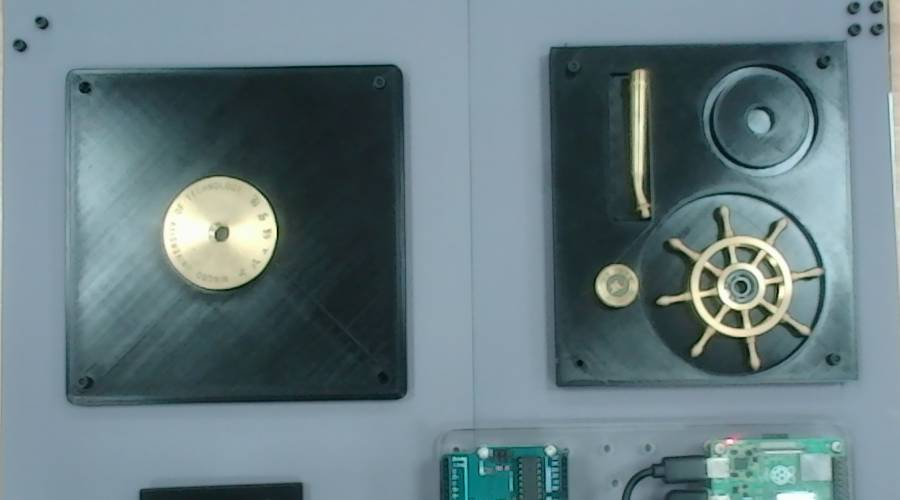
#> input picture vision_yolo_train/images/steps/20261025_183522_867_step0_3.jpg, 900 x 500 px; its folder holds only this picture in this run
$ python inspect_steps.py
#> lines starting #> are read from the running program, lines starting #| are printed output that depends on the picture; after the words box and inside, x2 and y2 are one past the last pixel; in counts of white or black regions, pixels touching at a corner belong together
#> in main, img is the input picture: shape (500, 900, 3); mean B, G, R 129.8, 124, 103.3
#!/usr/bin/env python3
# -*- coding: utf-8 -*-
"""阶段样本对照窗口 —— 用来人眼指出 step2/step3 到底差在哪。

    python tools/inspect_steps.py

窗口里 4 列 = step0 / step1 / step2 / step3，每列显示顶部 3 张（可切换）。
每张图上叠了**坐标网格**（每 50 px 一条线，标的是 900x500 裁剪图里的原始坐标）。

操作：
    ← →      切换当前列里显示第几张样本
    1 2 3 4  直接把光标列切到对应阶段
    鼠标左键  点一下 = 打十字标记
    鼠标拖拽  按住拖动 = 画矩形框（松开即记录，坐标写进 output/roi_boxes.json）
    r        清掉所有标记
    s        把当前窗口存成 /tmp/steps_view.png
    q / ESC  退出
"""

from __future__ import annotations

import glob
import json
import os
import re
import sys

import cv2
import numpy as np

ROOT = os.path.dirname(os.path.dirname(os.path.abspath(__file__)))
STEP_DIR = os.path.join(ROOT, "vision_yolo_train", "images", "steps")

COL_W, COL_H = 440, 245          # 单张显示尺寸
HEADER = 34
GRID = 50                        # 网格间距（原始坐标）


def label_of(path: str) -> str:
    m = re.search(r"step[_-]?(\d+)", os.path.basename(path), re.IGNORECASE)
    return f"step{m.group(1)}" if m else os.path.basename(path)


def load_groups():
    groups: dict[str, list[str]] = {}
    for path in sorted(glob.glob(os.path.join(STEP_DIR, "*.jpg")) + glob.glob(os.path.join(STEP_DIR, "*.png"))):
        groups.setdefault(label_of(path), []).append(path)
    return dict(sorted(groups.items()))


def draw_grid(img, scale_x, scale_y):
    """在缩放后的图上画原始坐标网格。"""
#> called with scale_x = 0.489, scale_y = 0.49
    h, w = img.shape[:2]
#> h = 245; w = 440
    for x in range(0, 901, GRID):
        sx = int(x * scale_x)
        if sx >= w:
            break
        cv2.line(img, (sx, 0), (sx, h), (60, 60, 60), 1)
        if x % 100 == 0:
            cv2.putText(img, str(x), (sx + 2, 12), cv2.FONT_HERSHEY_SIMPLEX, 0.32, (0, 200, 255), 1)
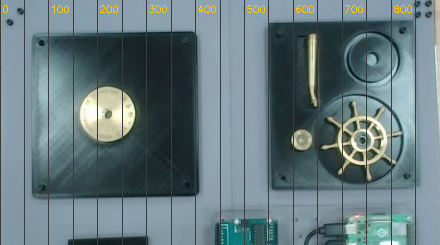
#> img: shape (245, 440, 3); mean B, G, R 126.3, 121.5, 102
    for y in range(0, 501, GRID):
        sy = int(y * scale_y)
        if sy >= h:
            break
        cv2.line(img, (0, sy), (w, sy), (60, 60, 60), 1)
        if y % 100 == 0:
            cv2.putText(img, str(y), (2, sy - 2 if sy > 12 else sy + 12),
                        cv2.FONT_HERSHEY_SIMPLEX, 0.32, (0, 200, 255), 1)
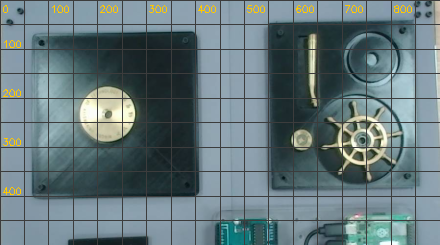
#> img: shape (245, 440, 3); 4.1% of pixels changed, all inside (x1, y1, x2, y2) = (1, 0, 440, 221)


def main() -> int:
    groups = load_groups()
    if not groups:
        raise SystemExit(f"{STEP_DIR} 里没有图片")
    labels = list(groups.keys())
    print("阶段:", {k: len(v) for k, v in groups.items()})
    print("操作：← → 切换样本 | 1-4 选阶段 | 左键打点（打印坐标）| r 清除 | s 存图 | q 退出")

    idx = {label: 0 for label in labels}
    active = 0
    marks: list[tuple[int, int, int]] = []          # (列, x, y) 点标记
    boxes: list[tuple[int, int, int, int, int]] = []  # (列, x1, y1, x2, y2)
    drag = {"col": -1, "x1": 0, "y1": 0, "x2": 0, "y2": 0, "on": False}

    def to_source(x, y):
        """窗口坐标 → (列, 原始坐标 x, 原始坐标 y)。"""
        col = x // COL_W
        if col >= len(labels):
            return None
        sx = (x % COL_W) / (COL_W / 900.0)
        sy = (y - HEADER) / (COL_H / 500.0)
        if sy < 0:
            return None
        return col, int(max(0, min(sx, 900))), int(max(0, min(sy, 500)))

    def on_mouse(event, x, y, flags, _param):
        hit = to_source(x, y)
        if hit is None:
            return
        col, sx, sy = hit
        if event == cv2.EVENT_LBUTTONDOWN:
            drag.update(col=col, x1=sx, y1=sy, x2=sx, y2=sy, on=True)
        elif event == cv2.EVENT_MOUSEMOVE and drag["on"]:
            drag["x2"], drag["y2"] = sx, sy
        elif event == cv2.EVENT_LBUTTONUP and drag["on"]:
            drag["on"] = False
            x1, x2 = sorted((drag["x1"], sx))
            y1, y2 = sorted((drag["y1"], sy))
            if x2 - x1 < 4 or y2 - y1 < 4:          # 太小的当点击
                marks.append((col, sx, sy))
                print(f"[点击] {labels[col]}  x={sx}  y={sy}")
            else:
                boxes.append((col, x1, y1, x2, y2))
                print(f"[框] {labels[col]}  ({x1},{y1}) → ({x2},{y2})   宽 {x2-x1} 高 {y2-y1}")
                os.makedirs(os.path.join(ROOT, "output"), exist_ok=True)
                with open(os.path.join(ROOT, "output", "roi_boxes.json"), "w", encoding="utf-8") as handle:
                    json.dump([{"stage": labels[c], "x1": a, "y1": b, "x2": c2, "y2": d}
                               for (c, a, b, c2, d) in boxes], handle, ensure_ascii=False, indent=2)

    win = "step samples  (click to mark)"
    cv2.namedWindow(win, cv2.WINDOW_AUTOSIZE)
    cv2.setMouseCallback(win, on_mouse)

    while True:
        canvas = np.full((HEADER + COL_H, COL_W * len(labels), 3), 30, np.uint8)
        for col, label in enumerate(labels):
            paths = groups[label]
            path = paths[idx[label] % len(paths)]
            img = cv2.imread(path)
            if img is None:
                continue
            img = cv2.resize(img, (COL_W, COL_H), interpolation=cv2.INTER_AREA)
            scale_x, scale_y = COL_W / 900.0, COL_H / 500.0
            draw_grid(img, scale_x, scale_y)
            for (bcol, bx1, by1, bx2, by2) in boxes:
                if bcol == col:
                    cv2.rectangle(img, (int(bx1*scale_x), int(by1*scale_y)),
                                  (int(bx2*scale_x), int(by2*scale_y)), (0, 255, 0), 2)
                    cv2.putText(img, f"({bx1},{by1})", (int(bx1*scale_x)+3, int(by1*scale_y)+14),
                                cv2.FONT_HERSHEY_SIMPLEX, 0.4, (0, 255, 0), 1)
            if drag["on"] and drag["col"] == col:
                cv2.rectangle(img, (int(drag["x1"]*scale_x), int(drag["y1"]*scale_y)),
                              (int(drag["x2"]*scale_x), int(drag["y2"]*scale_y)), (0, 255, 255), 1)
            for (mcol, mx, my) in marks:
                if mcol == col:
                    px, py = int(mx * scale_x), int(my * scale_y)
                    cv2.drawMarker(img, (px, py), (0, 0, 255), cv2.MARKER_CROSS, 18, 2)
                    cv2.putText(img, f"{mx},{my}", (px + 6, py - 6),
                                cv2.FONT_HERSHEY_SIMPLEX, 0.4, (0, 0, 255), 1)
            canvas[HEADER:HEADER + COL_H, col * COL_W:(col + 1) * COL_W] = img
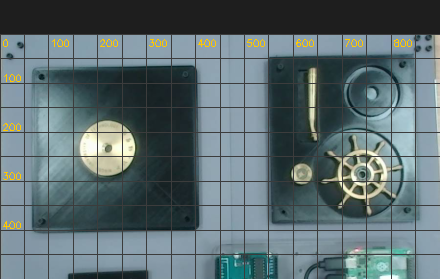
#> canvas: shape (279, 440, 3); mean B, G, R 111.8, 108.2, 91.9
            title = f"{label}  {idx[label] + 1}/{len(paths)}   {os.path.basename(path)[-16:]}"
            color = (0, 255, 0) if col == active else (200, 200, 200)
            cv2.putText(canvas, title, (col * COL_W + 8, 22),
                        cv2.FONT_HERSHEY_SIMPLEX, 0.5, color, 1)
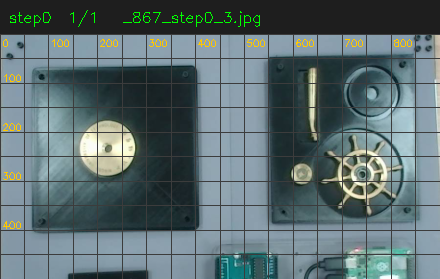
#> canvas: shape (279, 440, 3); 0.39% of pixels changed, all inside (x1, y1, x2, y2) = (10, 10, 260, 27)
            cv2.line(canvas, (col * COL_W, 0), (col * COL_W, HEADER + COL_H), (80, 80, 80), 1)
#> canvas: shape (279, 440, 3); 0.23% of pixels changed, all inside (x1, y1, x2, y2) = (0, 0, 1, 279)

        cv2.imshow(win, canvas)
        key = cv2.waitKey(30) & 0xFF
#> (key q is pressed here)
        if key in (ord("q"), 27):
            break
        if key == ord("r"):
            marks.clear()
            boxes.clear()
        elif key == ord("s"):
            cv2.imwrite("/tmp/steps_view.png", canvas)
            print("已保存 /tmp/steps_view.png")
        elif key in (81, 83, 2, 3):         # 左右方向键
            step = -1 if key in (81, 2) else 1
            active = (active + step) % len(labels)
            idx[labels[active]] += 1
        elif ord("1") <= key <= ord("4"):
            active = min(key - ord("1"), len(labels) - 1)
            idx[labels[active]] += 1

    cv2.destroyAllWindows()
    return 0


if __name__ == "__main__":
    sys.exit(main())
#> (the program exits here)
